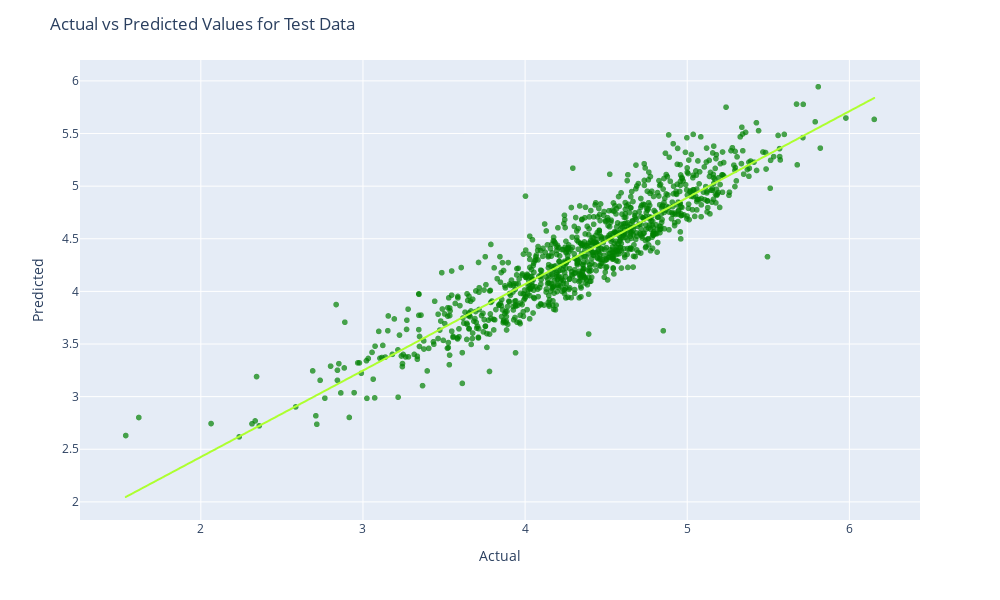

Write notebook code for a chart like this one.
### Code cell
import plotly.express as px
import pandas as pd

# Create a scatter plot of actual vs Predicted values
fig = px.scatter(df_pred_test, x='Actual', y='Predicted', opacity=0.7, trendline='ols',
                 trendline_color_override='greenyellow', color_discrete_sequence=['green'])
fig.update_layout(title='Actual vs Predicted Values for Test Data', xaxis_title='Actual', yaxis_title='Predicted',
                  width=1000, height=600)


# Display the plot in the notebook
fig.show()

### Figure 1 — Plotly figure (JSON) as saved in the notebook; plotly's stock layout.template omitted (floating-point values rounded to 4 significant figures; data arrays with more than 128 entries replaced by an {"elided": "..."} marker saying what was removed)
{"data": [{"hovertemplate": "Actual=%{x}<br>Predicted=%{y}<extra></extra>", "legendgroup": "", "marker": {"color": "green", "opacity": 0.7, "symbol": "circle"}, "mode": "markers", "name": "", "showlegend": false, "x": {"elided": "1037 float values"}, "xaxis": "x", "y": {"elided": "1037 float values"}, "yaxis": "y", "type": "scattergl"}, {"hovertemplate": "<b>OLS trendline</b><br>Predicted = 0.821255 * Actual + 0.784268<br>R<sup>2</sup>=0.838838<br><br>Actual=%{x}<br>Predicted=%{y} <b>(trend)</b><extra></extra>", "legendgroup": "", "line": {"color": "greenyellow"}, "marker": {"color": "green", "symbol": "circle"}, "mode": "lines", "name": "", "showlegend": false, "x": {"elided": "1037 float values"}, "xaxis": "x", "y": {"elided": "1037 float values"}, "yaxis": "y", "type": "scattergl"}], "layout": {"xaxis": {"anchor": "y", "domain": [0, 1], "title": {"text": "Actual"}}, "yaxis": {"anchor": "x", "domain": [0, 1], "title": {"text": "Predicted"}}, "legend": {"tracegroupgap": 0}, "margin": {"t": 60}, "title": {"text": "Actual vs Predicted Values for Test Data"}, "width": 1000, "height": 600}}
